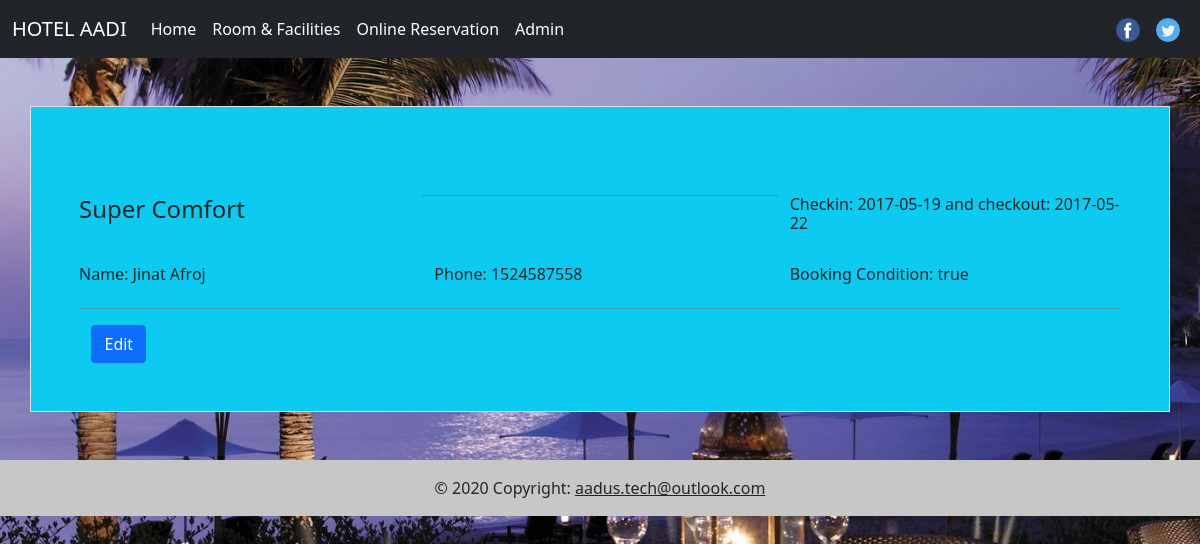
Page /show_all_room.php on the committed database.
### tables this page shows
CREATE TABLE `rooms` (
  `room_id` int(200) NOT NULL,
  `room_cat` text NOT NULL,
  `checkin` date NOT NULL,
  `checkout` date NOT NULL,
  `name` text NOT NULL,
  `phone` int(100) NOT NULL,
  `book` text NOT NULL
);

### admin/include/class.user.php (called while the page is built, shortened)
<?php
        class user
        {
            public function __construct()
            {
                $this->db=new mysqli(DB_SERVER,DB_USERNAME,DB_PASSWORD,'hotelpro');
            }
        }
?>

### show_all_room.php (the view, shortened to what this page needs)
<?php
include_once 'admin/include/class.user.php';
$user=new User();
?>
<!doctype html>
<html lang="en">
<head>
    <link href="https://cdn.jsdelivr.net/npm/bootstrap@5.0.2/dist/css/bootstrap.min.css" rel="stylesheet"
>
</head>
<body class="bg-image" style="background-image: url('img/home_bg.jpg');
            height90">
    <nav class="navbar navbar-expand-lg navbar-dark bg-dark">
        <div class="container-fluid">
            <div class="collapse navbar-collapse" id="navbarTogglerDemo01">
                <a class="navbar-brand" href="index.html">HOTEL AADI</a>
                <ul class="navbar-nav me-auto mb-2 mb-lg-0">
                    <li class="nav-item">
                        <a class="nav-link active " aria-current="page" href="index.php">Home</a>
                    </li>
                    <li class="nav-item">
                        <a class="nav-link active " href="room.php">Room &amp; Facilities </a>
                    </li>
                    <li class="nav-item">
                        <a class="nav-link active " href="reservation.php">Online Reservation</a>
                    </li>
                    <li class=" nav-item ">
                        <a class="nav-link active" href="admin.php">Admin</a>
                    </li>
                </ul>
                <ul class="navbar-nav navbar-right ">
                    <li class="nav-item m-2">
                        <a href="http://www.facebook.com "><img src="img/facebook.png"></a>
                    </li>
                    <li class="nav-item m-2">
                        <a href="http://www.twitter.com"><img src="img/twitter.png"></a>
                    </li>
                </ul>
            </div>
        </div>
    </nav>
    <?php
        $sql="SELECT * FROM rooms WHERE book='true'";
        $result = mysqli_query($user->db, $sql);
        if($result)
        {
            if(mysqli_num_rows($result) > 0)
            {
                while($row = mysqli_fetch_array($result))
                {
                    echo"
                    <div class='container p-5 my-5 border text-dark bg-info '>
                    <div class='row row-cols-1 row-cols-md-3 g-4 my-3'>
                    <h4>".$row['room_cat']."</h4><hr>
                    <h6>Checkin: ".$row['checkin']." and checkout: ".$row['checkout']."</h6>
                    <h6>Name: ".$row['name']."</h6>
                    <h6>Phone: ".$row['phone']."</h6>
                    <h6>Booking Condition: ".$row['book']."</h6>
                    </div>
                    <hr style='hight:2px; color:red; background-color:red'>
                    &nbsp;&nbsp;
                    <a href='edit_all_room.php?id=".$row['room_id']."'><button class='btn btn-primary button'>Edit</button></a>
                    </div>
                    ";
                }
            }
            else
            {
                echo "NO Data Exist";
            }
        }
        else
        {
            echo "Cannot connect to server".$result;
        }
        ?>
    <footer class="bg-light text-center text-lg-start">
        <div class="text-center p-3" style="background-color: rgba(0, 0, 0, 0.2);">
            © 2020 Copyright:
            <a class="text-dark" href="">aadus.tech@outlook.com</a>
        </div>
    </footer>
</body>
</html>

### rows in the picture
rooms: room_cat "Super Comfort", checkin "2017-05-19", checkout "2017-05-22", name "Jinat Afroj", phone "1524587558", book "true"
